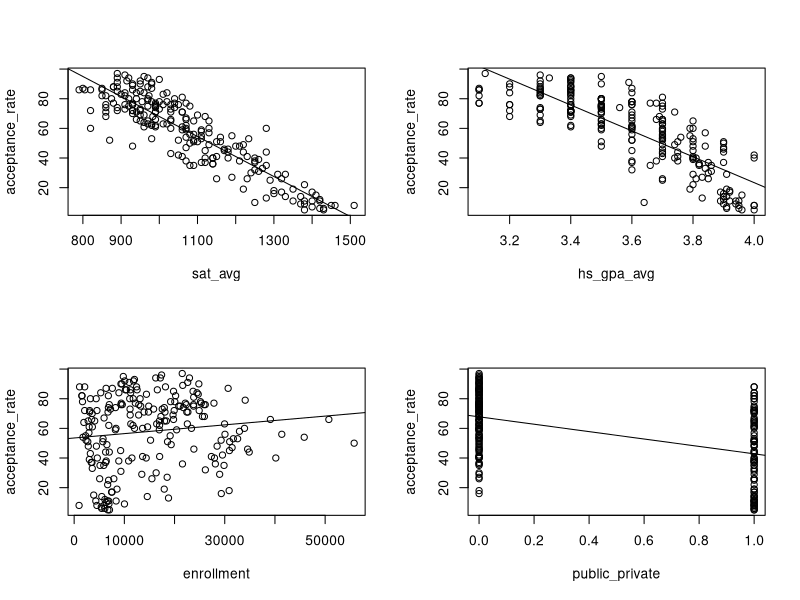
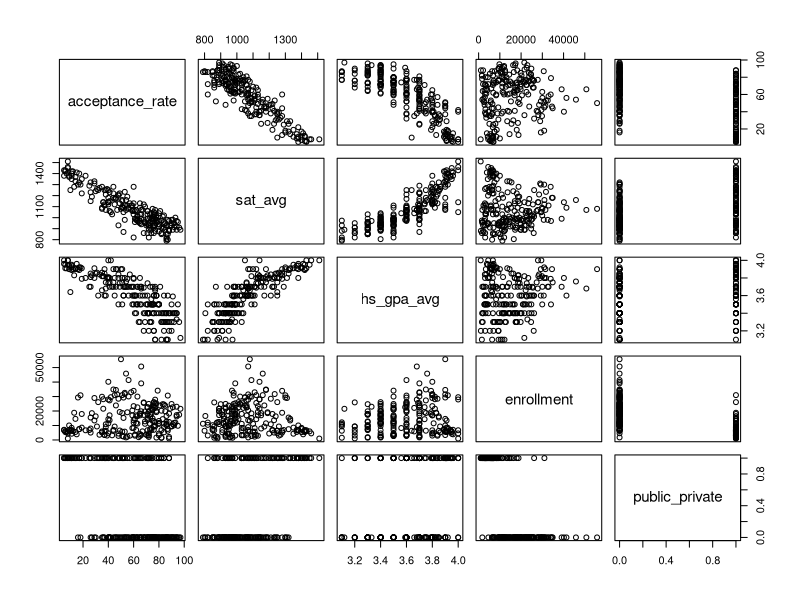
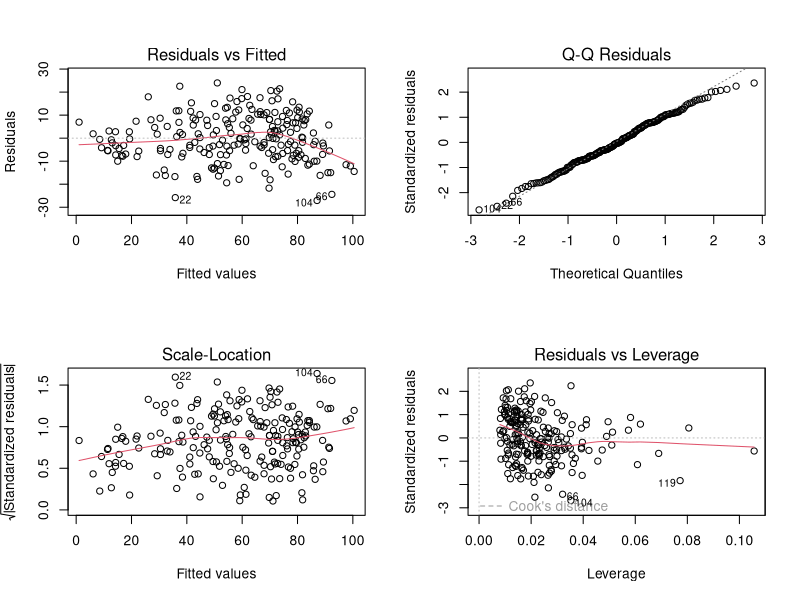
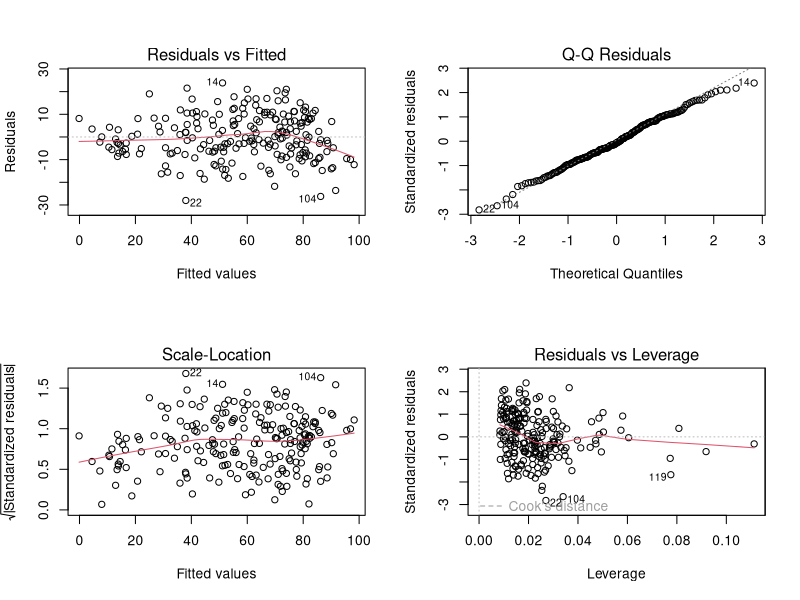
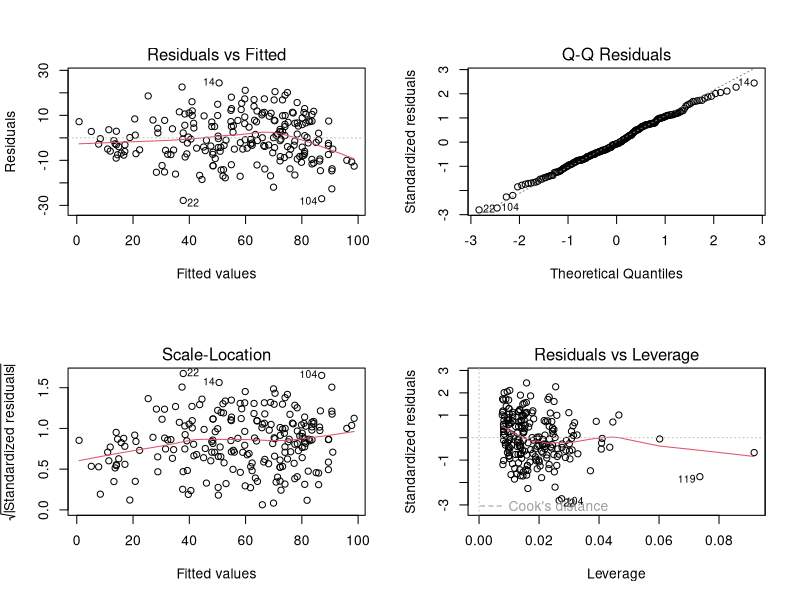

The R source for these figures, in order:
## ---- chunk 1
## Loading the data

library(tidyverse)
data <- read.csv('revised_dataset.csv')
data <- tibble(data) %>% select(acceptance_rate, name, sat_avg, hs_gpa_avg, enrollment, public_private) %>% mutate(public_private = case_when(public_private == "private" ~ 1, public_private == "public" ~ 0))
attach(data)
data
## ---- chunk 2

## Single Variable Relationships, Correlations

attach(data)

par(mfrow = c(2, 2))
plot(sat_avg, acceptance_rate)
abline(lm(acceptance_rate ~ sat_avg))
plot(hs_gpa_avg, acceptance_rate)
abline(lm(acceptance_rate ~ hs_gpa_avg))
plot(enrollment, acceptance_rate)
abline(lm(acceptance_rate ~ enrollment))
plot(public_private, acceptance_rate)
abline(lm(acceptance_rate ~ public_private))

pairs(data %>% select(acceptance_rate, sat_avg, hs_gpa_avg, enrollment, public_private))

cor(data %>% select(acceptance_rate, sat_avg, hs_gpa_avg, enrollment, public_private))

##VIF

## ---- chunk 3
## Untransformed and Unreduced Model

m1 <- lm(acceptance_rate ~ sat_avg + hs_gpa_avg + enrollment + public_private)
summary(m1)

par(mfrow = c(2, 2))
plot(m1)


## ---- chunk 4

## Transformed Model (don't include categorical variable public/private)

library(car)

tranxy <- powerTransform(cbind(acceptance_rate, sat_avg, hs_gpa_avg, enrollment) ~ 1)

summary(tranxy)

m2 <- lm(acceptance_rate ~ sat_avg + I(hs_gpa_avg^5) + public_private + enrollment)

summary(m2)

par(mfrow = c(2, 2))
plot(m2)


## Transforming sat_avg to log(sat_avg) makes our R^2 and diagnostics a bit worse, so the only variable we will transform is hs_gpa_avg to (hs_gpa_avg)^5
## ---- chunk 5
## Variable Reduction

## No multicollinearity issues, since all VIFs are less than 5.
vif(m2)

## Forward Step and Backward Elmination with AIC or BIC: Include all but enrollment (as we expected)

step(lm(acceptance_rate ~ 1), acceptance_rate ~ sat_avg + I(hs_gpa_avg^5) + public_private + enrollment, k = log(nrow(data)))
#step(lm(acceptance_rate ~ 1), acceptance_rate ~ sat_avg + I(hs_gpa_avg^5) + public_private + enrollment, k = log(nrow(data)))

step(lm(acceptance_rate ~ sat_avg + I(hs_gpa_avg^5) + public_private + enrollment), acceptance_rate ~ sat_avg + I(hs_gpa_avg^5) + public_private + enrollment)
#step(lm(acceptance_rate ~ sat_avg + I(hs_gpa_avg^5) + public_private + enrollment), acceptance_rate ~ sat_avg + I(hs_gpa_avg^5) + public_private + enrollment, k = log(nrow(data)))

## ---- chunk 6
#Final Model
final_model <- lm(acceptance_rate ~ sat_avg + I(hs_gpa_avg^5) + public_private)
summary(final_model)
par(mfrow = c(2, 2))
plot(final_model)



## Model Assessment

## R^2 and p-values are all great, and coefficients make intuitive sense
## Diagnostic plots are pretty good - appears to be normally distributed
## Only one bad leverage point (119) which is a small private school (Gardner-Webb University) with a pretty high average GPA and a higher acceptance rate.
## There is a bit of nonlinearity present that we can see on the far right of the residuals vs fitted plot.
## This is likely because we don't have many colleges in our dataset that have near a 100% acceptance rate, as those colleges usually don't report average GPA and test scores.


## Interpretations:

# SAT SCORE

## For every one point increase in SAT score, the acceptance rate tends to decrease by 0.087%.
#### This makes sense because higher average test scores should be associated with a lower acceptance rate.
#### Additionally, this number is very small because a one point change in an SAT score (which is out of 1600) is very small.

# HIGH SCHOOL GPA

## Difficult to interpret directly, since we transformed the variable. 
#### However, the negative coefficient shows that an increase in average high school gpa also leads to a decrease in acceptance rate.

# PUBLIC/PRIVATE

## With all else held equal, a private school tends to have a 7.54% lower acceptance rate than a public school.
#### This could be partially affected by the fact that our dataset doesn't include many state public schools that have high acceptance rates.
